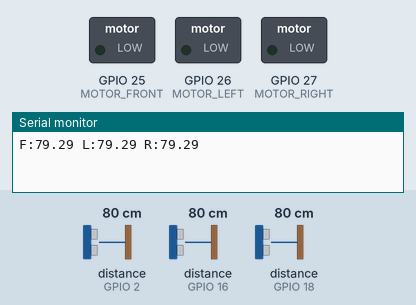
Recording of a sketch running on a simulated ESP32. Parts: switched loads named in the sketch (green lamp = pin HIGH), the last lines printed to the serial monitor. Wiring (inferred from the names in the program): 3 × ultrasonic range finder: trigger GPIO 4, echo GPIO 2 / trigger GPIO 5, echo GPIO 18 / trigger GPIO 17, echo GPIO 16. Dashed ring = blinking. The inputs (shaded band) are chosen by the test bench; at power-on: distance to the obstacle (sensors on GPIO 2, GPIO 16, GPIO 18) 80 cm. The echo pulse lasts 58.3 µs per cm; pins used as bus, display or sensor lines are not drawn.

Above: at 1.2 s.
1.3 s: distance to the obstacle (sensor on GPIO 2) set to 35 cm
At 1.47 s:
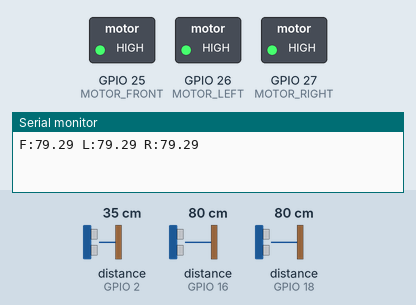
4.3 s: distance to the obstacle (sensor on GPIO 16) set to 2 cm
At 4.75 s:
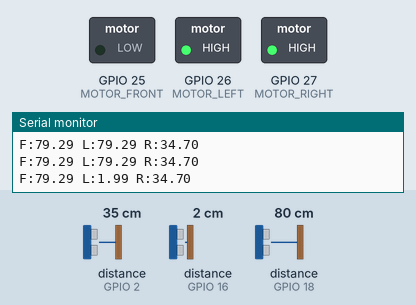
7.3 s: distance to the obstacle (sensor on GPIO 18) set to 2 cm
10.3 s: distance to the obstacle (sensor on GPIO 16) set to 35 cm
At 10.52 s:
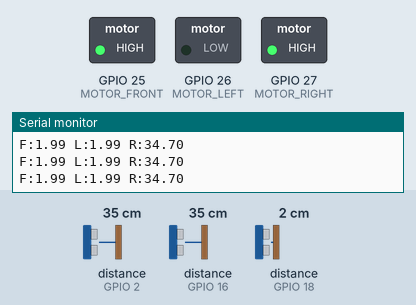
13.3 s: distance to the obstacle (sensor on GPIO 2) set to 60 cm
At 13.84 s:
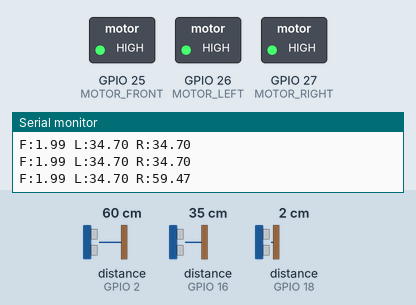
16.3 s: distance to the obstacle (sensor on GPIO 2) set to 2 cm
At 16.53 s:
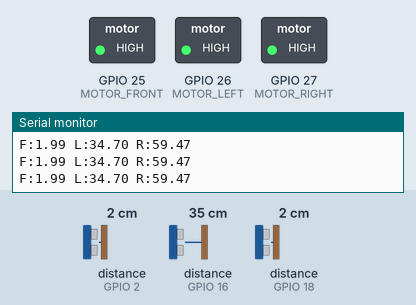
Timing chart, 0 to 20.3 s (numbered marks = the images above; inputs shaded):
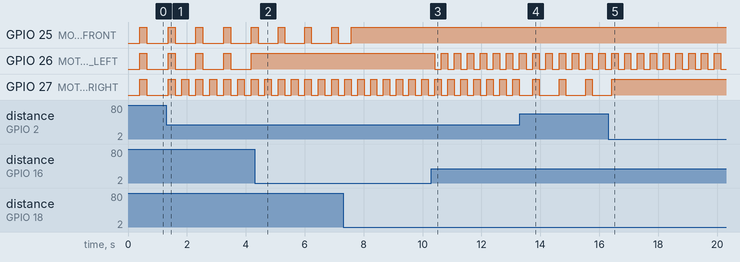

The sketch:

daredevil_esp32_code.ino
```cpp
#include <Arduino.h>
#define TRIG_FRONT 5
#define ECHO_FRONT 18

#define TRIG_LEFT 17
#define ECHO_LEFT 16

#define TRIG_RIGHT 4
#define ECHO_RIGHT 2

#define MOTOR_FRONT 25
#define MOTOR_LEFT 26
#define MOTOR_RIGHT 27

#define SAMPLE_COUNT 2

unsigned long pulseFront = 0;
unsigned long pulseLeft = 0;
unsigned long pulseRight = 0;

bool stateFront = false;
bool stateLeft = false;
bool stateRight = false;

float lastFront = 400;
float lastLeft = 400;
float lastRight = 400;

int printCounter = 0;


float getDistance(int trigPin, int echoPin) {

  float sum = 0;

  for (int i = 0; i < SAMPLE_COUNT; i++) {

    digitalWrite(trigPin, LOW);
    delayMicroseconds(2);

    digitalWrite(trigPin, HIGH);
    delayMicroseconds(10);
    digitalWrite(trigPin, LOW);

    long duration = pulseIn(echoPin, HIGH, 30000);
    float d = duration * 0.034 / 2;

    if (d == 0 || d > 400) d = 400;

    sum += d;
    delay(5);
  }

  return sum / SAMPLE_COUNT;
}


void stopMotors() {
  digitalWrite(MOTOR_FRONT, LOW);
  digitalWrite(MOTOR_LEFT, LOW);
  digitalWrite(MOTOR_RIGHT, LOW);
}


void pulseFrontMotor(int interval) {
  unsigned long now = millis();
  if (now - pulseFront >= interval) {
    pulseFront = now;
    stateFront = !stateFront;
    digitalWrite(MOTOR_FRONT, stateFront);
  }
}

void pulseLeftMotor(int interval) {
  unsigned long now = millis();
  if (now - pulseLeft >= interval) {
    pulseLeft = now;
    stateLeft = !stateLeft;
    digitalWrite(MOTOR_LEFT, stateLeft);
  }
}

void pulseRightMotor(int interval) {
  unsigned long now = millis();
  if (now - pulseRight >= interval) {
    pulseRight = now;
    stateRight = !stateRight;
    digitalWrite(MOTOR_RIGHT, stateRight);
  }
}


void setup() {

  pinMode(MOTOR_FRONT, OUTPUT);
  pinMode(MOTOR_LEFT, OUTPUT);
  pinMode(MOTOR_RIGHT, OUTPUT);

  stopMotors();

  Serial.begin(115200);

  pinMode(TRIG_FRONT, OUTPUT);
  pinMode(ECHO_FRONT, INPUT);

  pinMode(TRIG_LEFT, OUTPUT);
  pinMode(ECHO_LEFT, INPUT);

  pinMode(TRIG_RIGHT, OUTPUT);
  pinMode(ECHO_RIGHT, INPUT);
}


void loop() {

  float front = getDistance(TRIG_FRONT, ECHO_FRONT);
  delay(50);
  float left = getDistance(TRIG_LEFT, ECHO_LEFT);
  delay(50);
  float right = getDistance(TRIG_RIGHT, ECHO_RIGHT);

  if (abs(front - lastFront) < 5) front = lastFront;
  if (abs(left - lastLeft) < 5) left = lastLeft;
  if (abs(right - lastRight) < 5) right = lastRight;

  lastFront = front;
  lastLeft = left;
  lastRight = right;

  printCounter++;
  if (printCounter >= 5) {
    Serial.print("F:");
    Serial.print(front);
    Serial.print(" L:");
    Serial.print(left);
    Serial.print(" R:");
    Serial.println(right);
    printCounter = 0;
  }

  stopMotors();

if (front < 120) {
  int interval = (front > 80) ? 800 :
                 (front > 50) ? 400 :
                 (front > 25) ? 150 : 0;

  if (interval == 0)
    digitalWrite(MOTOR_FRONT, HIGH);
  else
    pulseFrontMotor(interval);
}

if (left < 120) {
  int interval = (left > 80) ? 800 :
                 (left > 50) ? 400 :
                 (left > 25) ? 150 : 0;

  if (interval == 0)
    digitalWrite(MOTOR_LEFT, HIGH);
  else
    pulseLeftMotor(interval);
}

if (right < 120) {
  int interval = (right > 80) ? 800 :
                 (right > 50) ? 400 :
                 (right > 25) ? 150 : 0;

  if (interval == 0)
    digitalWrite(MOTOR_RIGHT, HIGH);
  else
    pulseRightMotor(interval);
}


  delay(80);
}
```

Measured:
- after the input at 1.3 s, GPIO 27 (MOTOR_RIGHT): alternates HIGH for 0.24 s and LOW for 0.24 s, starting after 0.53 s
- after the input at 4.3 s, GPIO 26 (MOTOR_LEFT): stops changing and stays HIGH
- after the input at 10.3 s, GPIO 26 (MOTOR_LEFT): alternates HIGH for 0.22 s and LOW for 0.22 s, starting after 0.11 s
- after the input at 13.3 s, GPIO 27 (MOTOR_RIGHT): alternates HIGH for 0.22 s and LOW for 0.67 s, starting after 0.44 s
- after the input at 16.3 s, GPIO 27 (MOTOR_RIGHT): goes on until 16.4 s, then stays HIGH
- by itself, GPIO 26 (MOTOR_LEFT): alternates HIGH for 0.24 s and LOW for 0.71 s
